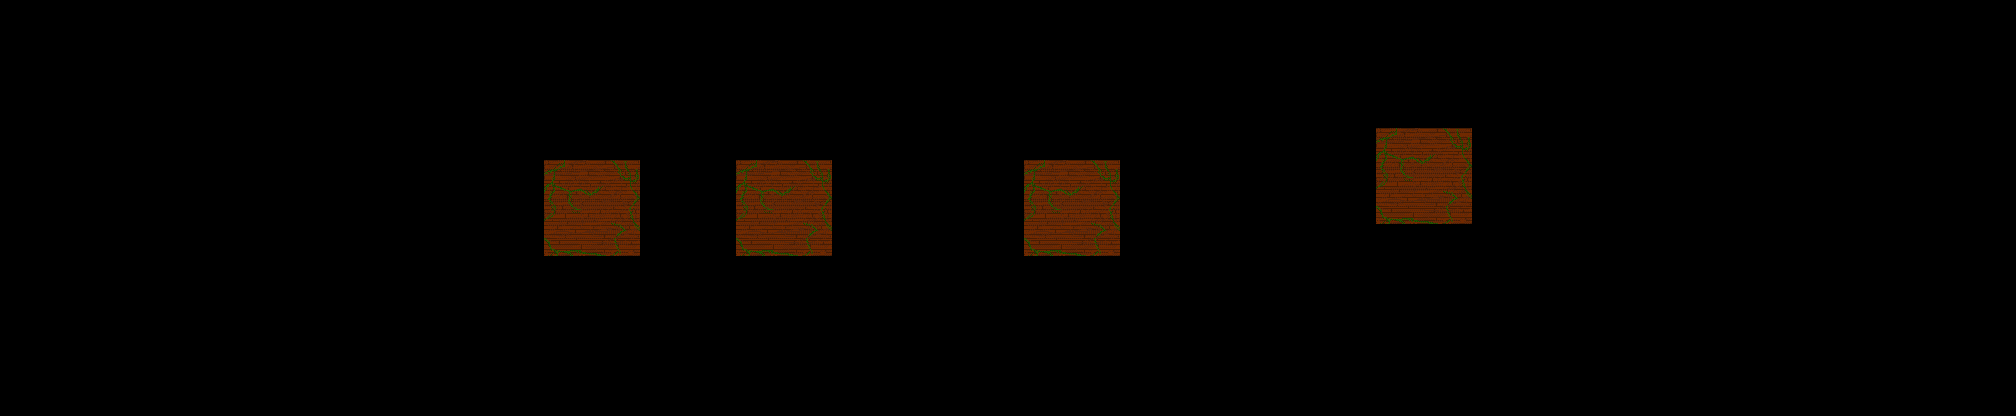

Below is a game level as drawn by its tile map, then a one-line description and the .tmx file that defines it, in full:
An orthogonal 63x13 tile map with 32x32 px tiles, 1 tile layer (Calque de Tuiles 1).

<map version="1.10" tiledversion="1.12.2" orientation="orthogonal" renderorder="right-down" width="63" height="13" tilewidth="32" tileheight="32" infinite="0" nextlayerid="2" nextobjectid="1">
 <tileset firstgid="1" source="Bloc Brique Verdure.tsx" />
 <layer id="1" name="Calque de Tuiles 1" width="63" height="13">
  <data encoding="csv">
0,0,0,0,0,0,0,0,0,0,0,0,0,0,0,0,0,0,0,0,0,0,0,0,0,0,0,0,0,0,0,0,0,0,0,0,0,0,0,0,0,0,0,0,0,0,0,0,0,0,0,0,0,0,0,0,0,0,0,0,0,0,0,
0,0,0,0,0,0,0,0,0,0,0,0,0,0,0,0,0,0,0,0,0,0,0,0,0,0,0,0,0,0,0,0,0,0,0,0,0,0,0,0,0,0,0,0,0,0,0,0,0,0,0,0,0,0,0,0,0,0,0,0,0,0,0,
0,0,0,0,0,0,0,0,0,0,0,0,0,0,0,0,0,0,0,0,0,0,0,0,0,0,0,0,0,0,0,0,0,0,0,0,0,0,0,0,0,0,0,0,0,0,0,0,0,0,0,0,0,0,0,0,0,0,0,0,0,0,0,
0,0,0,0,0,0,0,0,0,0,0,0,0,0,0,0,0,0,0,0,0,0,0,0,0,0,0,0,0,0,0,0,0,0,0,0,0,0,0,0,0,0,0,0,0,0,0,0,0,0,0,0,0,0,0,0,0,0,0,0,0,0,0,
0,0,0,0,0,0,0,0,0,0,0,0,0,0,0,0,0,0,0,0,0,0,0,0,0,0,0,0,0,0,0,0,0,0,0,0,0,0,0,0,0,0,0,1,2,3,0,0,0,0,0,0,0,0,0,0,0,0,0,0,0,0,0,
0,0,0,0,0,0,0,0,0,0,0,0,0,0,0,0,0,1,2,3,0,0,0,1,2,3,0,0,0,0,0,0,1,2,3,0,0,0,0,0,0,0,0,4,5,6,0,0,0,0,0,0,0,0,0,0,0,0,0,0,0,0,0,
0,0,0,0,0,0,0,0,0,0,0,0,0,0,0,0,0,4,5,6,0,0,0,4,5,6,0,0,0,0,0,0,4,5,6,0,0,0,0,0,0,0,0,7,8,9,0,0,0,0,0,0,0,0,0,0,0,0,0,0,0,0,0,
0,0,0,0,0,0,0,0,0,0,0,0,0,0,0,0,0,7,8,9,0,0,0,7,8,9,0,0,0,0,0,0,7,8,9,0,0,0,0,0,0,0,0,0,0,0,0,0,0,0,0,0,0,0,0,0,0,0,0,0,0,0,0,
0,0,0,0,0,0,0,0,0,0,0,0,0,0,0,0,0,0,0,0,0,0,0,0,0,0,0,0,0,0,0,0,0,0,0,0,0,0,0,0,0,0,0,0,0,0,0,0,0,0,0,0,0,0,0,0,0,0,0,0,0,0,0,
0,0,0,0,0,0,0,0,0,0,0,0,0,0,0,0,0,0,0,0,0,0,0,0,0,0,0,0,0,0,0,0,0,0,0,0,0,0,0,0,0,0,0,0,0,0,0,0,0,0,0,0,0,0,0,0,0,0,0,0,0,0,0,
0,0,0,0,0,0,0,0,0,0,0,0,0,0,0,0,0,0,0,0,0,0,0,0,0,0,0,0,0,0,0,0,0,0,0,0,0,0,0,0,0,0,0,0,0,0,0,0,0,0,0,0,0,0,0,0,0,0,0,0,0,0,0,
0,0,0,0,0,0,0,0,0,0,0,0,0,0,0,0,0,0,0,0,0,0,0,0,0,0,0,0,0,0,0,0,0,0,0,0,0,0,0,0,0,0,0,0,0,0,0,0,0,0,0,0,0,0,0,0,0,0,0,0,0,0,0,
0,0,0,0,0,0,0,0,0,0,0,0,0,0,0,0,0,0,0,0,0,0,0,0,0,0,0,0,0,0,0,0,0,0,0,0,0,0,0,0,0,0,0,0,0,0,0,0,0,0,0,0,0,0,0,0,0,0,0,0,0,0,0
</data>
 </layer>
</map>
